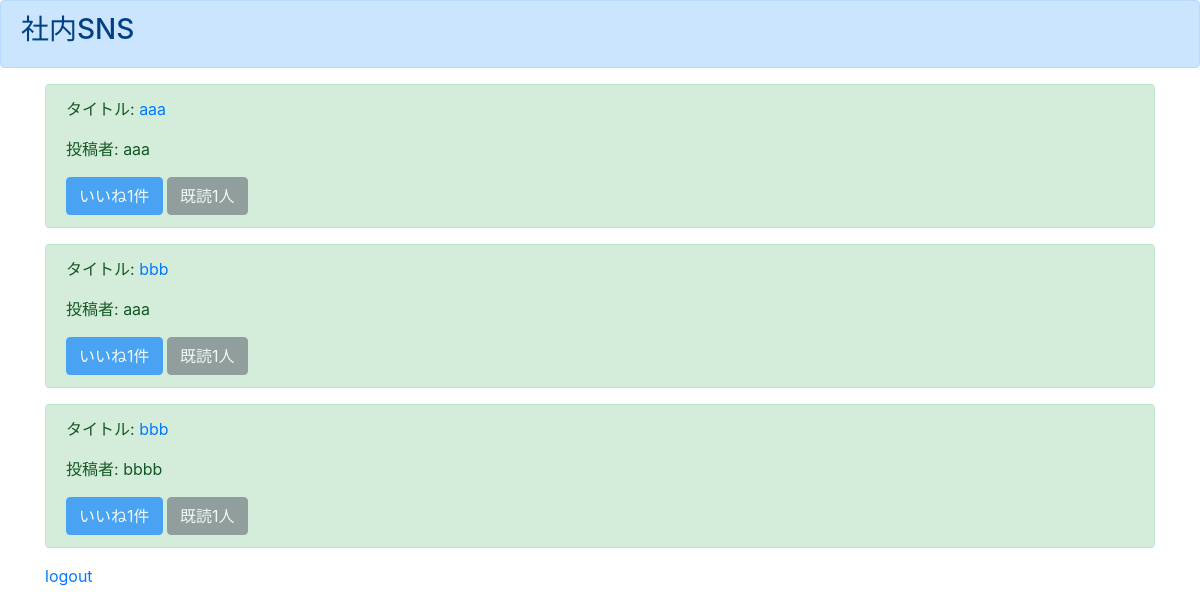
The page /list/ (signed in) on the database as committed earlier.
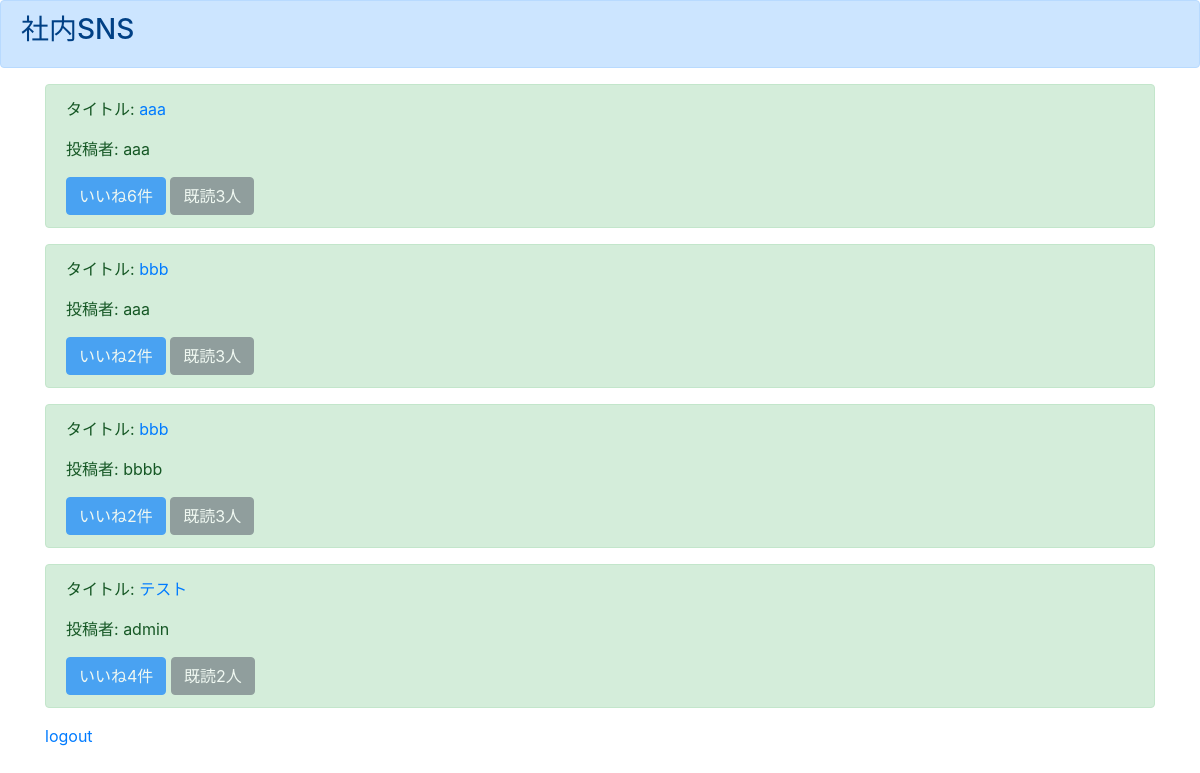
The same page on the database as committed later.
### boardapp/models.py (models this page shows)
class BoardModel(models.Model):
    title = models.CharField(max_length=100)
    content = models.TextField()
    author = models.CharField(max_length=50)
    sns_image = models.ImageField(upload_to='')
    goods = models.IntegerField(null=True, blank=True, default=1)
    read = models.IntegerField(null=True, blank=True, default=1)
    readtext = models.TextField(null=True, blank=True, default='a')

### boardapp/views.py (the view)
# urls.py: path('list/', listfunc, name='list'),
@login_required
def listfunc(request):
    object_list = BoardModel.objects.all()
    return render(request, 'list.html', {'object_list':object_list})

### templates/list.html
{% extends 'base.html' %}
{% block header%}
<div class="alert alert-primary" role="alert">
   <h3>社内SNS</h3>
</div>
{% endblock header %}
{% block content %}
{% if user.is_authenticated %}
<div class="container">
    {% for item in object_list %}
    <div class="alert alert-success" role="alert">
        <p>タイトル: <a href="{% url 'detail' item.pk %}">{{item.title}}</a></p>
        <p>投稿者: {{item.author}}</p>
        <a href="#" class="btn btn-primary disabled" role="button" aria-disabled="true">いいね{{item.goods}}件</a>
        <a href="#" class="btn btn-secondary  disabled"  role="button" aria-disabled="true">既読{{item.read}}人</a>
    </div>
    {% endfor %}
    <a href="{% url 'logout' %}">logout</a>
</div>
{% else %}
ログインしてください
{% endif %}
{% endblock content %}

### templates/base.html (shortened to what this page needs)
<!doctype html>
<html lang="ja">
  <head>
    <link rel="stylesheet" href="https://cdn.jsdelivr.net/npm/bootstrap@4.0.0/dist/css/bootstrap.min.css">
  </head>
    {% block header %}
    {% endblock header %}
    {% block content %}
    {% endblock content %}
</html>

Rows that differ between the two databases and show on the page:
changed BoardModel (number 1 of 4 on the later page): goods "1" → "6"; read "1" → "3"
changed BoardModel (number 2 of 4 on the later page): goods "1" → "2"; read "1" → "3"
changed BoardModel "bbbb": goods "1" → "2"; read "1" → "3"
added BoardModel: title "テスト", author "admin", goods "4", read "2"
